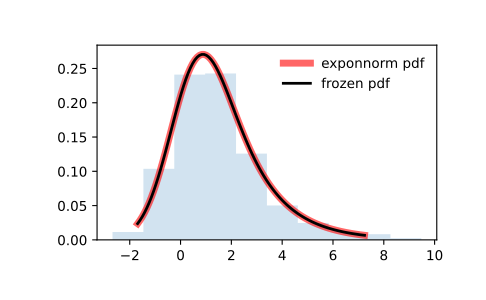

The Python source for this figure:
from scipy.stats import exponnorm
import matplotlib.pyplot as plt
fig, ax = plt.subplots(1, 1)

# Calculate the first four moments:

K = 1.5
mean, var, skew, kurt = exponnorm.stats(K, moments='mvsk')

# Display the probability density function (``pdf``):

x = np.linspace(exponnorm.ppf(0.01, K),
                exponnorm.ppf(0.99, K), 100)
ax.plot(x, exponnorm.pdf(x, K),
       'r-', lw=5, alpha=0.6, label='exponnorm pdf')

# Alternatively, the distribution object can be called (as a function)
# to fix the shape, location and scale parameters. This returns a "frozen"
# RV object holding the given parameters fixed.

# Freeze the distribution and display the frozen ``pdf``:

rv = exponnorm(K)
ax.plot(x, rv.pdf(x), 'k-', lw=2, label='frozen pdf')

# Check accuracy of ``cdf`` and ``ppf``:

vals = exponnorm.ppf([0.001, 0.5, 0.999], K)
np.allclose([0.001, 0.5, 0.999], exponnorm.cdf(vals, K))
# True

# Generate random numbers:

r = exponnorm.rvs(K, size=1000)

# And compare the histogram:

ax.hist(r, density=True, histtype='stepfilled', alpha=0.2)
ax.legend(loc='best', frameon=False)
plt.show()
